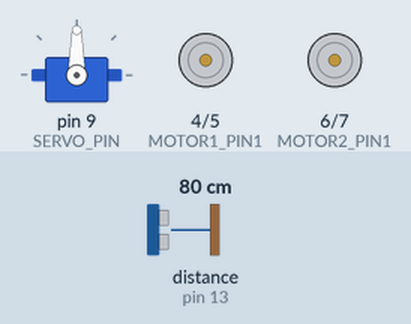
A sketch run on a simulated Arduino Uno, built with avr-gcc and run on an emulated ATmega328P. On the bench: servo, motor-driver pin pairs drawn as motors (green arrow = first pin HIGH = forward, orange = second pin HIGH = backward, longer = more drive). The test bench sets the inputs (shaded band); at power-on: distance to the obstacle (sensor on pin 13) 80 cm. The echo pulse lasts 58.3 µs per cm; the ROS host is connected and sends only what is stated.

Above: at 0.1 s.
At 12.8 s:
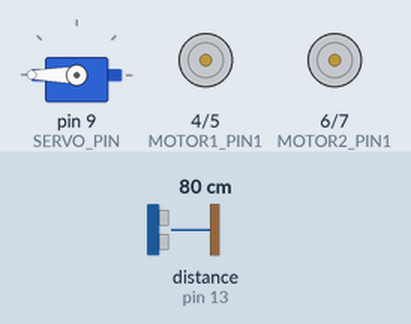
12.9 s: distance to the obstacle (sensor on pin 13) set to 250 cm
At 24.4 s:
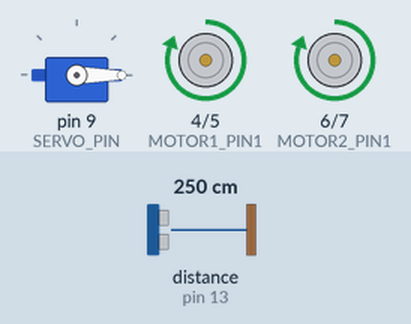
Timing chart, 0 to 27.5 s (numbered marks = the images above; inputs shaded):
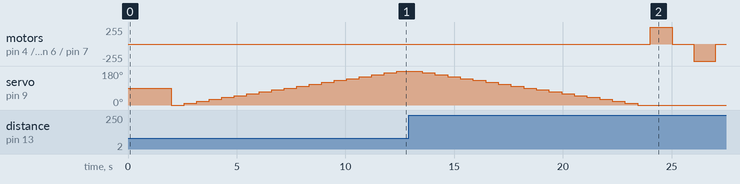

The sketch:

obs_avoid.ino
```cpp
#include <ros.h>
#include <std_msgs/UInt16.h>
#include <Servo.h>
#include <NewPing.h>

#define TRIG_PIN 12  // Connect the Trig pin of the ultrasonic sensor to digital pin 2
#define ECHO_PIN 13  // Connect the Echo pin of the ultrasonic sensor to digital pin 3
#define MAX_DISTANCE 200

#define SERVO_PIN 9  // Connect the signal pin of the servo motor to digital pin 9

Servo myservo;
NewPing sonar(TRIG_PIN, ECHO_PIN, MAX_DISTANCE);

ros::NodeHandle nh;
std_msgs::UInt16 distance_msg;
ros::Publisher distance_pub("distance", &distance_msg);

#define MOTOR1_PIN1 4   // Connect the pin1 of motor 1 to digital pin 4
#define MOTOR1_PIN2 5   // Connect the pin2 of motor 1 to digital pin 5
#define MOTOR2_PIN1 6   // Connect the pin1 of motor 2 to digital pin 6
#define MOTOR2_PIN2 7   // Connect the pin2 of motor 2 to digital pin 7
#define MOTOR_SPEED 150 // Set the speed of the motors

void setup() {
  myservo.attach(SERVO_PIN);

  pinMode(MOTOR1_PIN1, OUTPUT);
  pinMode(MOTOR1_PIN2, OUTPUT);
  pinMode(MOTOR2_PIN1, OUTPUT);
  pinMode(MOTOR2_PIN2, OUTPUT);

  nh.initNode();
  nh.advertise(distance_pub);

  delay(2000);
}

void loop() {
  int distance;

  // Rotate the servo-mounted ultrasonic sensor from 0 to 180 degrees
  for (int angle = 0; angle <= 180; angle += 10) {
    myservo.write(angle);
    delay(500);
    distance = readPing();
    distance_msg.data = distance;
    distance_pub.publish(&distance_msg);
    nh.spinOnce();
  }

  // Rotate the servo-mounted ultrasonic sensor from 180 to 0 degrees
  for (int angle = 180; angle >= 0; angle -= 10) {
    myservo.write(angle);
    delay(500);
    distance = readPing();
    distance_msg.data = distance;
    distance_pub.publish(&distance_msg);
    nh.spinOnce();
  }

  // Move forward for 1 second
  moveForward();
  delay(1000);

  // Stop for 1 second
  moveStop();
  delay(1000);

  // Move backward for 1 second
  moveBackward();
  delay(1000);

  // Stop for 1 second
  moveStop();
  delay(1000);
}

int readPing() {
  delay(70);
  int cm = sonar.ping_cm();
  if (cm == 0) {
    cm = 250;
  }
  return cm;
}

void moveStop() {
  digitalWrite(MOTOR1_PIN1, LOW);
  digitalWrite(MOTOR1_PIN2, LOW);
  digitalWrite(MOTOR2_PIN1, LOW);
  digitalWrite(MOTOR2_PIN2, LOW);
}

void moveForward() {
  digitalWrite(MOTOR1_PIN1, HIGH);
  digitalWrite(MOTOR1_PIN2, LOW);
  digitalWrite(MOTOR2_PIN1, HIGH);
  digitalWrite(MOTOR2_PIN2, LOW);
}

void moveBackward() {
  digitalWrite(MOTOR1_PIN1, LOW);
  digitalWrite(MOTOR1_PIN2, HIGH);
  digitalWrite(MOTOR2_PIN1, LOW);
  digitalWrite(MOTOR2_PIN2, HIGH);
}

void turnRight() {
  digitalWrite(MOTOR1_PIN1, HIGH);
  digitalWrite(MOTOR1_PIN2, LOW);
  digitalWrite(MOTOR2_PIN1, LOW);
  digitalWrite(MOTOR2_PIN2, HIGH);
  delay(500);
  moveStop();
}

void turnLeft() {
  digitalWrite(MOTOR1_PIN1, LOW);
  digitalWrite(MOTOR1_PIN2, HIGH);
  digitalWrite(MOTOR2_PIN1, HIGH);
  digitalWrite(MOTOR2_PIN2, LOW);
  delay(500);
  moveStop();
}
```
